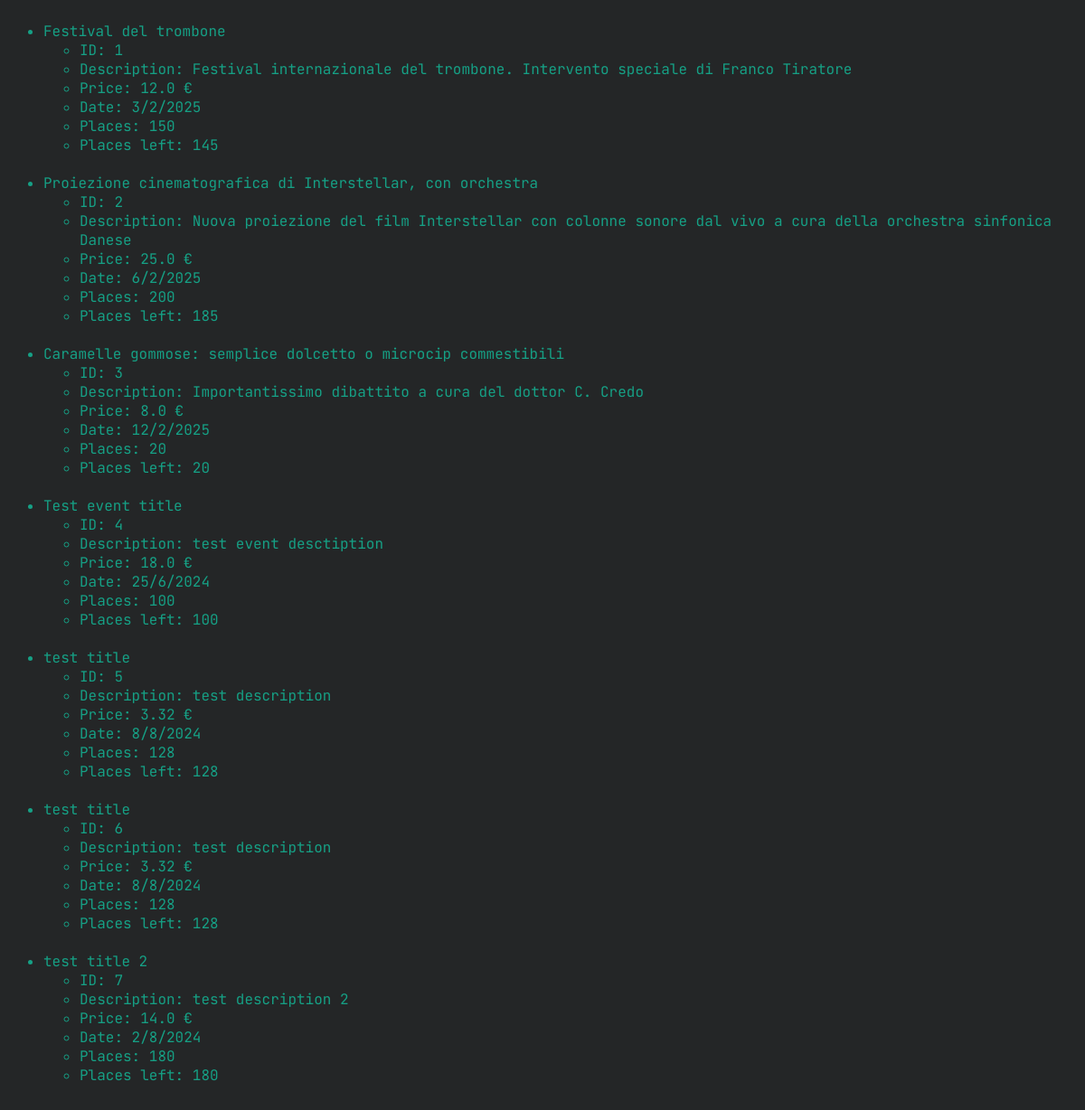
The app's page /list-events/, older data.
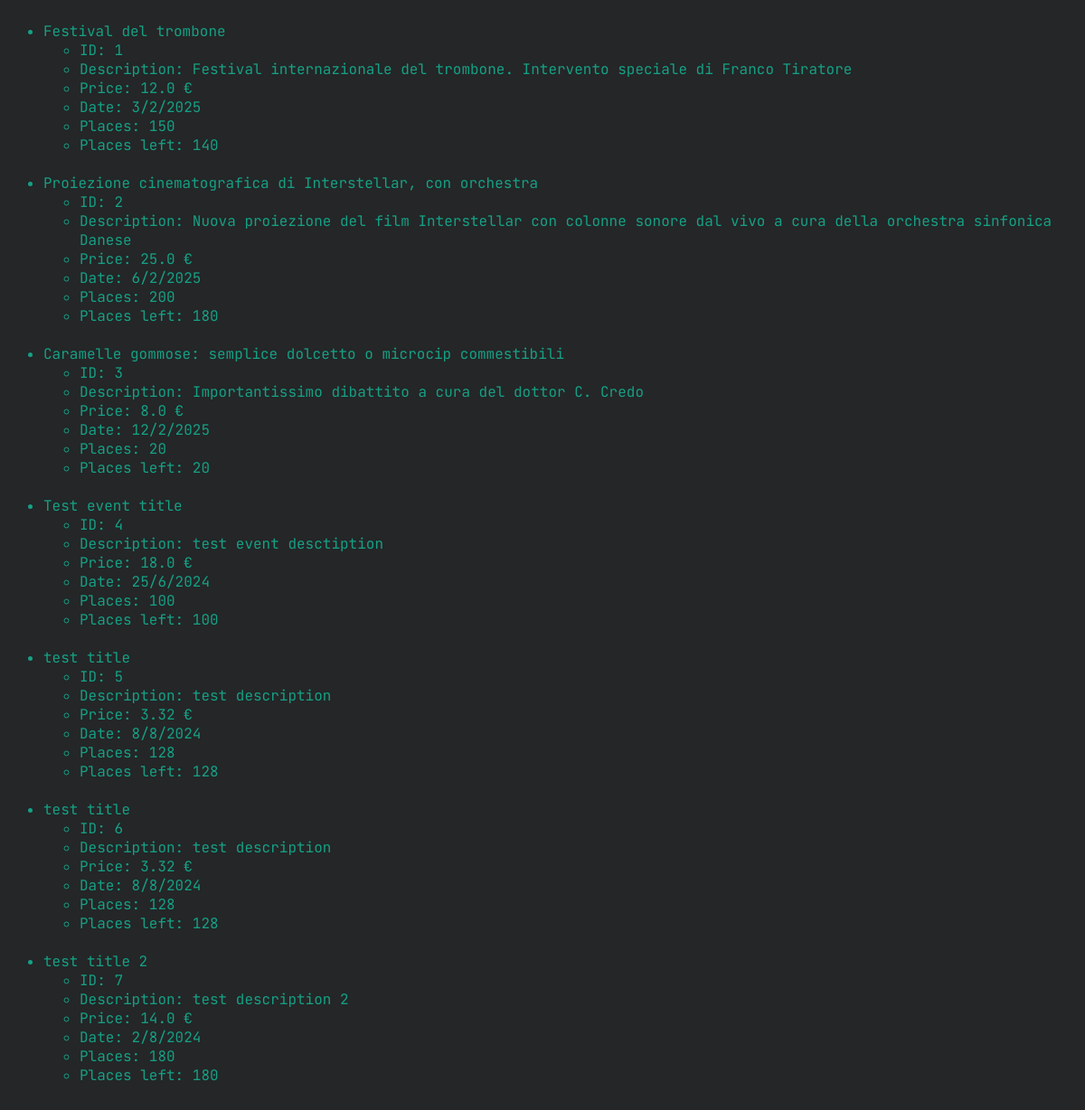
The same page, newer data.
### tables this page shows
CREATE TABLE event (
    id INTEGER PRIMARY KEY AUTOINCREMENT,
    title TEXT,
    description TEXT,
    event_date TEXT,
    price FLOAT,
    places INTEGER,
    places_left INTEGER
);

### main.py (the view)
@app.route('/list-events/')
def listEvents():
    events = getAllEvents()
    return render_template('listEvents.html', events=events)

### dbi.py (called while the page is built)
def dbExecAndFetch(query):
    db = DB()
    db.cursor.execute(query)
    res = db.cursor.fetchall()
    db.close()
    return res

    def close(self):
        self.db.close()

### event.py (called while the page is built)
def getAllEvents():
    return ( Event.fromRow(row) for row in dbExecAndFetch('select * from event;') )

### models.py (called while the page is built)
    @staticmethod
    def fromString(date):
        chunks = date.split('-')
        return Date (
            day=int(chunks[2]),
            month=int(chunks[1]),
            year=int(chunks[0])
        )

    def toString(self):
        return f'{self.day}/{self.month}/{self.year}'

    @staticmethod
    def fromRow(row):
        return Event(
            id=row[0],
            title=row[1],
            description=row[2],
            price=row[4],
            date=Date.fromString(row[3]),
            places=row[5],
            placesLeft=row[6]
        )

### templates/listEvents.html (shortened to what this page needs)
<head>
</head>
<ul>
{% for event in events %}
    <li> {{ event.title }}
        <br/>
        <ul>
            <li>ID: {{ event.id }}</li>
            <li>Description: {{ event.description }}</li>
            <li>Price: {{ event.price }} €</li>
            <li>Date: {{ event.date.toString() }}</li>
            <li>Places: {{ event.places }}</li>
            <li>Places left: {{ event.placesLeft }}</li>
        </ul>
    </li>
    <br/>
{% endfor %}
</ul>

Row changes from the older to the newer data that the page shows:
changed event "Festival del trombone": placesLeft "145" → "140"
changed event "Proiezione cinematografica di Interstellar, con orchestra": placesLeft "185" → "180"
